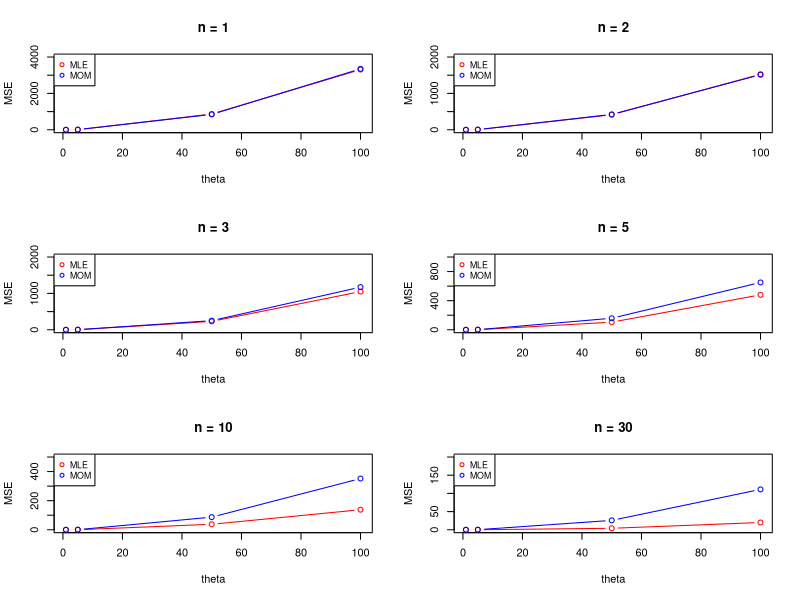
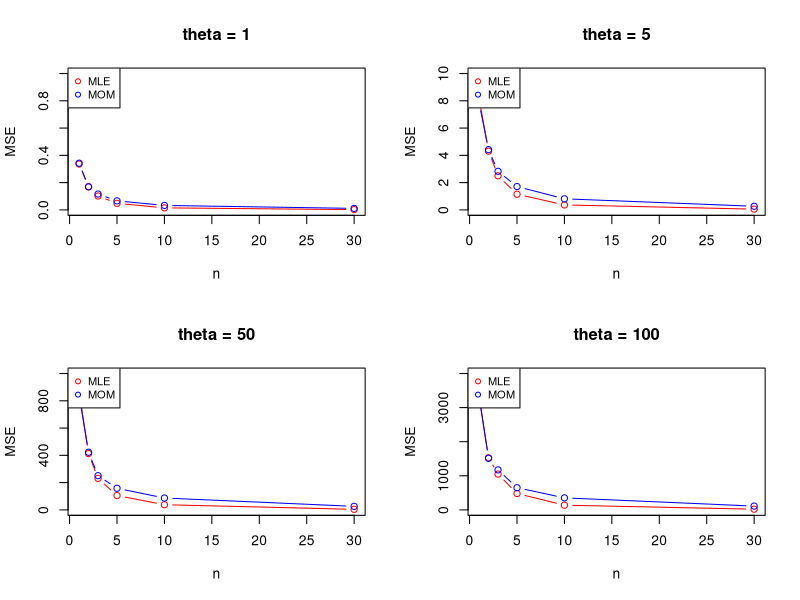

Here is the R script that generated these plots, in order:
# MiniProject 3

# Question 1
# Function to return MLE and MoM of one sample based on n and theta
MLEMOM <- function(n, theta) {
  sample = runif(n, min = 0, max = theta)
  mle = max(sample)
  mom = 2*mean(sample)
  return (c(mle, mom))
}

MLEMOM(1, 1)

MSE <- function(n, theta, rep){
  samples = replicate(rep, MLEMOM(n, theta))
  estimates = (samples - theta)^2
  return (c(mean(estimates[1, ]), mean(estimates[2, ])))
}

# n = 1
MSE_1_1 = MSE(1,1,1000)
MSE_1_5 = MSE(1,5,1000)
MSE_1_50 = MSE(1,50,1000)
MSE_1_100 = MSE(1,100,1000)

# n = 2
MSE_2_1 = MSE(2,1,1000)
MSE_2_5 = MSE(2,5,1000)
MSE_2_50 = MSE(2,50,1000)
MSE_2_100 = MSE(2,100,1000)

# n = 3
MSE_3_1 = MSE(3,1,1000)
MSE_3_5 = MSE(3,5,1000)
MSE_3_50 = MSE(3,50,1000)
MSE_3_100 = MSE(3,100,1000)

# n = 5
MSE_5_1 = MSE(5,1,1000)
MSE_5_5 = MSE(5,5,1000)
MSE_5_50 = MSE(5,50,1000)
MSE_5_100 = MSE(5,100,1000)

# n = 10
MSE_10_1 = MSE(10,1,1000)
MSE_10_5 = MSE(10,5,1000)
MSE_10_50 = MSE(10,50,1000)
MSE_10_100 = MSE(10,100,1000)

# n = 30
MSE_30_1 = MSE(30,1,1000)
MSE_30_5 = MSE(30,5,1000)
MSE_30_50 = MSE(30,50,1000)
MSE_30_100 = MSE(30,100,1000)

# Align multiple graph on the same page
par(mfrow=c(3,2))

# Graphs with varying n value and fixed theta value
# Plot n = 1
plot(c(1,5,50,100), c(MSE_1_1[1], MSE_1_5[1], MSE_1_50[1], MSE_1_100[1]), type = "b",
     xlab = "theta", ylab = "MSE", col = 'red', main = "n = 1", ylim = c(0,4000))
lines(c(1,5,50,100), c(MSE_1_1[2], MSE_1_5[2], MSE_1_50[2], MSE_1_100[2]), type = "b", col
      = 'blue')
legend("topleft", legend = c("MLE", "MOM"), col = c('red', 'blue'), cex=.8, pch=c(1,1))

# Plot n = 2
plot(c(1,5,50,100), c(MSE_2_1[1], MSE_2_5[1], MSE_2_50[1], MSE_2_100[1]), type = "b",
     xlab = "theta", ylab = "MSE", col = 'red', main = "n = 2", ylim = c(0,2000))
lines(c(1,5,50,100), c(MSE_2_1[2], MSE_2_5[2], MSE_2_50[2], MSE_2_100[2]), type = "b", col
      = 'blue')
legend("topleft", legend = c("MLE", "MOM"), col = c('red', 'blue'), cex=.8, pch=c(1,1))

# Plot n = 3
plot(c(1,5,50,100), c(MSE_3_1[1], MSE_3_5[1], MSE_3_50[1], MSE_3_100[1]), type = "b",
     xlab = "theta", ylab = "MSE", col = 'red', main = "n = 3", ylim = c(0,2000))
lines(c(1,5,50,100), c(MSE_3_1[2], MSE_3_5[2], MSE_3_50[2], MSE_3_100[2]), type = "b", col
      = 'blue')
legend("topleft", legend = c("MLE", "MOM"), col = c('red', 'blue'), cex=.8, pch=c(1,1))

# Plot n = 5
plot(c(1,5,50,100), c(MSE_5_1[1], MSE_5_5[1], MSE_5_50[1], MSE_5_100[1]), type = "b",
     xlab = "theta", ylab = "MSE", col = 'red', main = "n = 5", ylim = c(0,1000))
lines(c(1,5,50,100), c(MSE_5_1[2], MSE_5_5[2], MSE_5_50[2], MSE_5_100[2]), type = "b", col
      = 'blue')
legend("topleft", legend = c("MLE", "MOM"), col = c('red', 'blue'), cex=.8, pch=c(1,1))

# Plot n = 10
plot(c(1,5,50,100), c(MSE_10_1[1], MSE_10_5[1], MSE_10_50[1], MSE_10_100[1]), type = "b",
     xlab = "theta", ylab = "MSE", col = 'red', main = "n = 10", ylim = c(0,500))
lines(c(1,5,50,100), c(MSE_10_1[2], MSE_10_5[2], MSE_10_50[2], MSE_10_100[2]), type =
        "b", col = 'blue')
legend("topleft", legend = c("MLE", "MOM"), col = c('red', 'blue'), cex=.8, pch=c(1,1))

# Plot n = 30
plot(c(1,5,50,100), c(MSE_30_1[1], MSE_30_5[1], MSE_30_50[1], MSE_30_100[1]), type = "b",
     xlab = "theta", ylab = "MSE", col = 'red', main = "n = 30", ylim = c(0,200))
lines(c(1,5,50,100), c(MSE_30_1[2], MSE_30_5[2], MSE_30_50[2], MSE_30_100[2]), type =
        "b", col = 'blue')
legend("topleft", legend = c("MLE", "MOM"), col = c('red', 'blue'), cex=.8, pch=c(1,1))

# Align multiple graph on the same page
par(mfrow=c(2,2))

# Graphs with varying theta values and fixed n values.
# Plot theta = 1
plot(c(1,2,3,5,10,30), c(MSE_1_1[1], MSE_2_1[1], MSE_3_1[1], MSE_5_1[1], MSE_10_1[1],
                         MSE_30_1[1]),
     type = "b", xlab = "n", ylab = "MSE", col = 'red', main = "theta = 1", ylim = c(0,1))
lines(c(1,2,3,5,10,30), c(MSE_1_1[2], MSE_2_1[2], MSE_3_1[2], MSE_5_1[2], MSE_10_1[2],
                          MSE_30_1[2]),
      type = "b", col = 'blue')
legend("topleft", legend = c("MLE", "MOM"), col = c('red', 'blue'), cex=.8, pch=c(1,1))

# Plot theta = 5
plot(c(1,2,3,5,10,30), c(MSE_1_5[1], MSE_2_5[1], MSE_3_5[1], MSE_5_5[1], MSE_10_5[1],
                         MSE_30_5[1]),
     type = "b", xlab = "n", ylab = "MSE", col = 'red', main = "theta = 5", ylim = c(0,10))
lines(c(1,2,3,5,10,30), c(MSE_1_5[2], MSE_2_5[2], MSE_3_5[2], MSE_5_5[2], MSE_10_5[2],
                          MSE_30_5[2]),
      type = "b", col = 'blue')
legend("topleft", legend = c("MLE", "MOM"), col = c('red', 'blue'), cex=.8, pch=c(1,1))

# Plot theta = 50
plot(c(1,2,3,5,10,30), c(MSE_1_50[1], MSE_2_50[1], MSE_3_50[1], MSE_5_50[1],
                         MSE_10_50[1], MSE_30_50[1]),
     type = "b", xlab = "n", ylab = "MSE", col = 'red', main = "theta = 50", ylim = c(0,1000))
lines(c(1,2,3,5,10,30), c(MSE_1_50[2], MSE_2_50[2], MSE_3_50[2], MSE_5_50[2],
                          MSE_10_50[2], MSE_30_50[2]),
      type = "b", col = 'blue')
legend("topleft", legend = c("MLE", "MOM"), col = c('red', 'blue'), cex=.8, pch=c(1,1))

# Plot theta = 100
plot(c(1,2,3,5,10,30), c(MSE_1_100[1], MSE_2_100[1], MSE_3_100[1], MSE_5_100[1],
                         MSE_10_100[1], MSE_30_100[1]),
     type = "b", xlab = "n", ylab = "MSE", col = 'red', main = "theta = 100", ylim = c(0,4000))
lines(c(1,2,3,5,10,30), c(MSE_1_100[2], MSE_2_100[2], MSE_3_100[2], MSE_5_100[2],
                          MSE_10_100[2], MSE_30_100[2]),
      type = "b", col = 'blue')
legend("topleft", legend = c("MLE", "MOM"), col = c('red', 'blue'), cex=.8, pch=c(1,1))

# R code for question 2
# Part 2c
# Code for minimizing the function.
lkhd_function <- function(theta,x) {
  return (theta/((x)^theta))
}

neg_loglik_fun <- function(par, data) {
  result <- sum(log(lkhd_function(par,data)))
  return (-result)
}

MLEstimator <- optim(par=0.5, fn=neg_loglik_fun, method = "Nelder-Mead",
                hessian= TRUE, data= c(21.72,14.65,50.42,28.78,11.23))
print(MLEstimator$par)

# Part 2d
# R code for finding the confidence interval and the standard error
se = sqrt(1/MLEstimator$hessian)
print(se)
upperB = MLEstimator$par + qnorm(0.975) * se
lowerB = MLEstimator$par - qnorm(0.975) * se

# Upper bound
print(upperB)

# Lower bound
print(lowerB)
